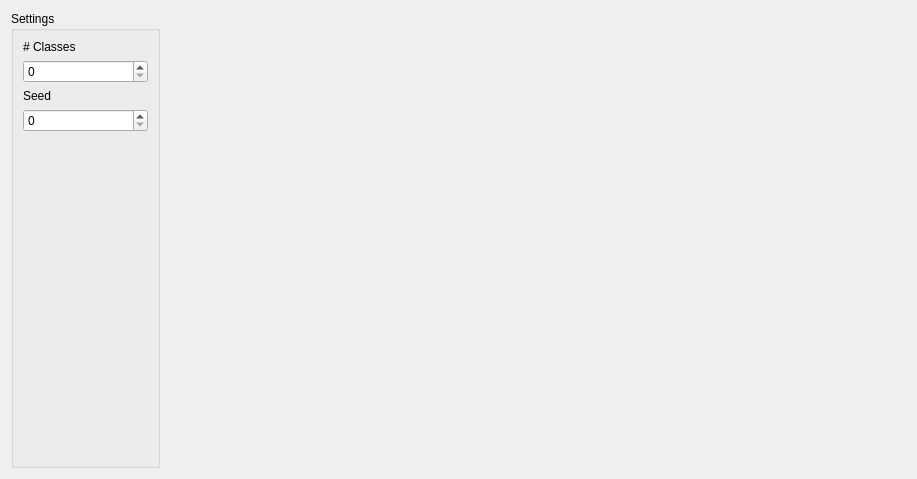
<?xml version="1.0" encoding="UTF-8"?>
<ui version="4.0">
 <class>Classes</class>
 <widget class="QWidget" name="Classes">
  <property name="geometry">
   <rect>
    <x>0</x>
    <y>0</y>
    <width>917</width>
    <height>479</height>
   </rect>
  </property>
  <property name="windowTitle">
   <string>Form</string>
  </property>
  <layout class="QVBoxLayout" name="verticalLayout" stretch="1">
   <item>
    <layout class="QHBoxLayout" name="qhl_classes" stretch="1,5">
     <item>
      <widget class="QGroupBox" name="qgb_settings_classes">
       <property name="title">
        <string>Settings</string>
       </property>
       <layout class="QVBoxLayout" name="verticalLayout_2">
        <item>
         <widget class="QLabel" name="label_2">
          <property name="text">
           <string># Classes</string>
          </property>
         </widget>
        </item>
        <item>
         <widget class="QSpinBox" name="qsb_settings_classes_num"/>
        </item>
        <item>
         <widget class="QLabel" name="label_3">
          <property name="text">
           <string>Seed</string>
          </property>
         </widget>
        </item>
        <item>
         <widget class="QSpinBox" name="qsb_settings_seed"/>
        </item>
        <item>
         <spacer name="verticalSpacer_2">
          <property name="orientation">
           <enum>Qt::Orientation::Vertical</enum>
          </property>
          <property name="sizeHint" stdset="0">
           <size>
            <width>20</width>
            <height>29</height>
           </size>
          </property>
         </spacer>
        </item>
       </layout>
      </widget>
     </item>
     <item>
      <layout class="QVBoxLayout" name="qvl_classes"/>
     </item>
    </layout>
   </item>
  </layout>
 </widget>
 <resources/>
 <connections/>
</ui>
